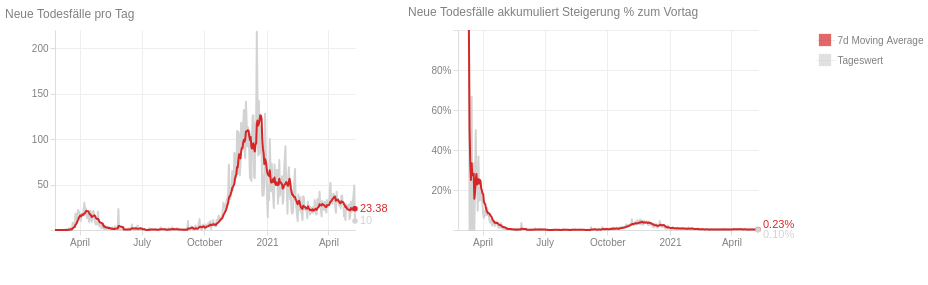

Vega-Lite specification stored for this chart:
### Vega-Lite specification from a JSON file in a GitHub repository (floating-point values rounded to 4 significant figures; data arrays with more than 128 entries replaced by an {"elided": "..."} marker saying what was removed)
{"$schema": "https://vega.github.io/schema/vega-lite/v5.json", "config": {"axis": {"domainColor": "#ddd", "grid": true, "gridColor": "#eee", "labelBound": true, "labelColor": "gray", "minExtent": 50, "tickColor": "#ddd"}, "title": {"anchor": "start", "color": "gray", "fontSize": 12, "fontWeight": "normal"}, "view": {"continuousHeight": 300, "continuousWidth": 400, "strokeWidth": 0}}, "data": {"name": "data-efd1b5fba4a5753476e2f655ea834a0b"}, "datasets": {"data-793b2339a016668726e02e8737965916": [{"label": "Tageswert"}, {"label": "7d Moving Average"}], "data-efd1b5fba4a5753476e2f655ea834a0b": {"elided": "431 records"}}, "hconcat": [{"layer": [{"encoding": {"tooltip": [{"field": "date", "type": "temporal"}, {"field": "diff", "type": "quantitative"}], "x": {"field": "date", "title": "", "type": "temporal"}, "y": {"field": "diff", "title": "", "type": "quantitative"}}, "height": 200, "mark": {"color": "lightgray", "size": 2, "strokeJoin": "round", "type": "line"}, "transform": [{"as": "date", "field": "dataTime", "timeUnit": "yearmonthdate"}, {"aggregate": [{"as": "max_total_death", "field": "total_death", "op": "max"}], "groupby": ["date"]}, {"frame": [-1, 0], "window": [{"as": "rolling_max", "field": "max_total_death", "op": "max"}, {"as": "rolling_min", "field": "max_total_death", "op": "min"}]}, {"as": "diff", "calculate": "datum.rolling_max - datum.rolling_min"}], "width": 300}, {"encoding": {"x": {"field": "date", "title": "", "type": "temporal"}, "y": {"field": "rolling_mean", "title": "", "type": "quantitative"}}, "height": 200, "mark": {"color": "#d62728", "size": 2, "strokeJoin": "round", "type": "line"}, "transform": [{"as": "date", "field": "dataTime", "timeUnit": "yearmonthdate"}, {"aggregate": [{"as": "max_total_death", "field": "total_death", "op": "max"}], "groupby": ["date"]}, {"frame": [-1, 0], "window": [{"as": "rolling_max", "field": "max_total_death", "op": "max"}, {"as": "rolling_min", "field": "max_total_death", "op": "min"}]}, {"as": "diff", "calculate": "datum.rolling_max - datum.rolling_min"}, {"frame": [-7, 0], "window": [{"as": "rolling_mean", "field": "diff", "op": "mean"}]}], "width": 300}, {"encoding": {"text": {"field": "diff", "type": "quantitative"}, "x": {"field": "date", "type": "temporal"}, "y": {"field": "diff", "title": "", "type": "quantitative"}}, "height": 200, "mark": {"align": "left", "color": "lightgray", "dx": 5, "type": "text"}, "transform": [{"as": "date", "field": "dataTime", "timeUnit": "yearmonthdate"}, {"aggregate": [{"as": "max_total_death", "field": "total_death", "op": "max"}], "groupby": ["date"]}, {"frame": [-1, 0], "window": [{"as": "rolling_max", "field": "max_total_death", "op": "max"}, {"as": "rolling_min", "field": "max_total_death", "op": "min"}]}, {"as": "diff", "calculate": "datum.rolling_max - datum.rolling_min"}, {"sort": [{"field": "date", "order": "descending"}], "window": [{"as": "rank", "field": "date", "op": "rank"}]}, {"filter": "(datum.rank === 1)"}], "width": 300}, {"encoding": {"x": {"field": "date", "type": "temporal"}, "y": {"field": "diff", "title": "", "type": "quantitative"}}, "height": 200, "mark": {"color": "lightgray", "opacity": 1, "type": "circle"}, "transform": [{"as": "date", "field": "dataTime", "timeUnit": "yearmonthdate"}, {"aggregate": [{"as": "max_total_death", "field": "total_death", "op": "max"}], "groupby": ["date"]}, {"frame": [-1, 0], "window": [{"as": "rolling_max", "field": "max_total_death", "op": "max"}, {"as": "rolling_min", "field": "max_total_death", "op": "min"}]}, {"as": "diff", "calculate": "datum.rolling_max - datum.rolling_min"}, {"sort": [{"field": "date", "order": "descending"}], "window": [{"as": "rank", "field": "date", "op": "rank"}]}, {"filter": "(datum.rank === 1)"}], "width": 300}, {"encoding": {"text": {"field": "rolling_mean", "format": ",.2f", "type": "quantitative"}, "x": {"field": "date", "type": "temporal"}, "y": {"field": "rolling_mean", "title": "", "type": "quantitative"}}, "height": 200, "mark": {"align": "left", "color": "#d62728", "dx": 5, "type": "text"}, "transform": [{"as": "date", "field": "dataTime", "timeUnit": "yearmonthdate"}, {"aggregate": [{"as": "max_total_death", "field": "total_death", "op": "max"}], "groupby": ["date"]}, {"frame": [-1, 0], "window": [{"as": "rolling_max", "field": "max_total_death", "op": "max"}, {"as": "rolling_min", "field": "max_total_death", "op": "min"}]}, {"as": "diff", "calculate": "datum.rolling_max - datum.rolling_min"}, {"frame": [-7, 0], "window": [{"as": "rolling_mean", "field": "diff", "op": "mean"}]}, {"sort": [{"field": "date", "order": "descending"}], "window": [{"as": "rank", "field": "date", "op": "rank"}]}, {"filter": "(datum.rank === 1)"}], "width": 300}, {"encoding": {"x": {"field": "date", "type": "temporal"}, "y": {"field": "rolling_mean", "title": "", "type": "quantitative"}}, "height": 200, "mark": {"color": "#d62728", "opacity": 1, "type": "circle"}, "transform": [{"as": "date", "field": "dataTime", "timeUnit": "yearmonthdate"}, {"aggregate": [{"as": "max_total_death", "field": "total_death", "op": "max"}], "groupby": ["date"]}, {"frame": [-1, 0], "window": [{"as": "rolling_max", "field": "max_total_death", "op": "max"}, {"as": "rolling_min", "field": "max_total_death", "op": "min"}]}, {"as": "diff", "calculate": "datum.rolling_max - datum.rolling_min"}, {"frame": [-7, 0], "window": [{"as": "rolling_mean", "field": "diff", "op": "mean"}]}, {"sort": [{"field": "date", "order": "descending"}], "window": [{"as": "rank", "field": "date", "op": "rank"}]}, {"filter": "(datum.rank === 1)"}], "width": 300}, {"encoding": {"tooltip": [{"field": "date", "title": "Datum", "type": "temporal"}, {"field": "rolling_mean", "title": "7d Moving Average", "type": "quantitative"}], "x": {"field": "date", "title": "", "type": "temporal"}, "y": {"field": "rolling_mean", "title": "", "type": "quantitative"}}, "height": 200, "mark": {"color": "#d62728", "opacity": 0, "size": 200, "type": "circle"}, "transform": [{"as": "date", "field": "dataTime", "timeUnit": "yearmonthdate"}, {"aggregate": [{"as": "max_total_death", "field": "total_death", "op": "max"}], "groupby": ["date"]}, {"frame": [-1, 0], "window": [{"as": "rolling_max", "field": "max_total_death", "op": "max"}, {"as": "rolling_min", "field": "max_total_death", "op": "min"}]}, {"as": "diff", "calculate": "datum.rolling_max - datum.rolling_min"}, {"frame": [-7, 0], "window": [{"as": "rolling_mean", "field": "diff", "op": "mean"}]}], "width": 300}, {"encoding": {"tooltip": [{"field": "date", "title": "Datum", "type": "temporal"}, {"field": "diff", "title": "Neue Todesfälle", "type": "quantitative"}], "x": {"field": "date", "title": "", "type": "temporal"}, "y": {"field": "diff", "title": "", "type": "quantitative"}}, "height": 200, "mark": {"color": "lightgray", "opacity": 0, "size": 200, "type": "circle"}, "transform": [{"as": "date", "field": "dataTime", "timeUnit": "yearmonthdate"}, {"aggregate": [{"as": "max_total_death", "field": "total_death", "op": "max"}], "groupby": ["date"]}, {"frame": [-1, 0], "window": [{"as": "rolling_max", "field": "max_total_death", "op": "max"}, {"as": "rolling_min", "field": "max_total_death", "op": "min"}]}, {"as": "diff", "calculate": "datum.rolling_max - datum.rolling_min"}], "width": 300}], "title": "Neue Todesfälle pro Tag"}, {"layer": [{"encoding": {"x": {"field": "date", "title": "", "type": "temporal"}, "y": {"axis": {"format": "%", "title": ""}, "field": "diff", "scale": {"domain": [0, 1]}, "type": "quantitative"}}, "height": 200, "mark": {"color": "lightgray", "size": 2, "strokeJoin": "round", "type": "line"}, "transform": [{"as": "date", "field": "dataTime", "timeUnit": "yearmonthdate"}, {"aggregate": [{"as": "max_total_death", "field": "total_death", "op": "max"}], "groupby": ["date"]}, {"frame": [-1, 0], "window": [{"as": "rolling_max", "field": "max_total_death", "op": "max"}, {"as": "rolling_min", "field": "max_total_death", "op": "min"}]}, {"as": "diff", "calculate": "(datum.rolling_max - datum.rolling_min) / datum.rolling_max"}], "width": 300}, {"encoding": {"x": {"field": "date", "title": "", "type": "temporal"}, "y": {"axis": {"format": "%", "title": ""}, "field": "rolling_mean", "type": "quantitative"}}, "height": 200, "mark": {"color": "#d62728", "size": 2, "strokeJoin": "round", "type": "line"}, "transform": [{"as": "date", "field": "dataTime", "timeUnit": "yearmonthdate"}, {"aggregate": [{"as": "max_total_death", "field": "total_death", "op": "max"}], "groupby": ["date"]}, {"frame": [-1, 0], "window": [{"as": "rolling_max", "field": "max_total_death", "op": "max"}, {"as": "rolling_min", "field": "max_total_death", "op": "min"}]}, {"as": "diff", "calculate": "(datum.rolling_max - datum.rolling_min) / datum.rolling_max"}, {"frame": [-7, 0], "window": [{"as": "rolling_mean", "field": "diff", "op": "mean"}]}], "width": 300}, {"encoding": {"text": {"field": "rolling_mean", "format": ".2%", "type": "quantitative"}, "x": {"field": "date", "type": "temporal"}, "y": {"field": "rolling_mean", "title": "", "type": "quantitative"}}, "height": 200, "mark": {"align": "left", "color": "#d62728", "dx": 5, "dy": -5, "type": "text"}, "transform": [{"as": "date", "field": "dataTime", "timeUnit": "yearmonthdate"}, {"aggregate": [{"as": "max_total_death", "field": "total_death", "op": "max"}], "groupby": ["date"]}, {"frame": [-1, 0], "window": [{"as": "rolling_max", "field": "max_total_death", "op": "max"}, {"as": "rolling_min", "field": "max_total_death", "op": "min"}]}, {"as": "diff", "calculate": "(datum.rolling_max - datum.rolling_min) / datum.rolling_max"}, {"frame": [-7, 0], "window": [{"as": "rolling_mean", "field": "diff", "op": "mean"}]}, {"sort": [{"field": "date", "order": "descending"}], "window": [{"as": "rank", "field": "date", "op": "rank"}]}, {"filter": "(datum.rank === 1)"}], "width": 300}, {"encoding": {"x": {"field": "date", "type": "temporal"}, "y": {"field": "rolling_mean", "title": "", "type": "quantitative"}}, "height": 200, "mark": {"color": "#d62728", "opacity": 1, "type": "circle"}, "transform": [{"as": "date", "field": "dataTime", "timeUnit": "yearmonthdate"}, {"aggregate": [{"as": "max_total_death", "field": "total_death", "op": "max"}], "groupby": ["date"]}, {"frame": [-1, 0], "window": [{"as": "rolling_max", "field": "max_total_death", "op": "max"}, {"as": "rolling_min", "field": "max_total_death", "op": "min"}]}, {"as": "diff", "calculate": "(datum.rolling_max - datum.rolling_min) / datum.rolling_max"}, {"frame": [-7, 0], "window": [{"as": "rolling_mean", "field": "diff", "op": "mean"}]}, {"sort": [{"field": "date", "order": "descending"}], "window": [{"as": "rank", "field": "date", "op": "rank"}]}, {"filter": "(datum.rank === 1)"}], "width": 300}, {"encoding": {"text": {"field": "diff", "format": ".2%", "type": "quantitative"}, "x": {"field": "date", "type": "temporal"}, "y": {"field": "diff", "title": "", "type": "quantitative"}}, "height": 200, "mark": {"align": "left", "color": "lightgray", "dx": 5, "dy": 5, "type": "text"}, "transform": [{"as": "date", "field": "dataTime", "timeUnit": "yearmonthdate"}, {"aggregate": [{"as": "max_total_death", "field": "total_death", "op": "max"}], "groupby": ["date"]}, {"frame": [-1, 0], "window": [{"as": "rolling_max", "field": "max_total_death", "op": "max"}, {"as": "rolling_min", "field": "max_total_death", "op": "min"}]}, {"as": "diff", "calculate": "(datum.rolling_max - datum.rolling_min) / datum.rolling_max"}, {"sort": [{"field": "date", "order": "descending"}], "window": [{"as": "rank", "field": "date", "op": "rank"}]}, {"filter": "(datum.rank === 1)"}], "width": 300}, {"encoding": {"x": {"field": "date", "type": "temporal"}, "y": {"field": "diff", "title": "", "type": "quantitative"}}, "height": 200, "mark": {"color": "lightgray", "opacity": 1, "type": "circle"}, "transform": [{"as": "date", "field": "dataTime", "timeUnit": "yearmonthdate"}, {"aggregate": [{"as": "max_total_death", "field": "total_death", "op": "max"}], "groupby": ["date"]}, {"frame": [-1, 0], "window": [{"as": "rolling_max", "field": "max_total_death", "op": "max"}, {"as": "rolling_min", "field": "max_total_death", "op": "min"}]}, {"as": "diff", "calculate": "(datum.rolling_max - datum.rolling_min) / datum.rolling_max"}, {"sort": [{"field": "date", "order": "descending"}], "window": [{"as": "rank", "field": "date", "op": "rank"}]}, {"filter": "(datum.rank === 1)"}], "width": 300}, {"encoding": {"tooltip": [{"field": "date", "title": "Datum", "type": "temporal"}, {"field": "rolling_mean", "format": ".2%", "title": "7d Moving Average", "type": "quantitative"}], "x": {"field": "date", "title": "", "type": "temporal"}, "y": {"field": "rolling_mean", "title": "", "type": "quantitative"}}, "height": 200, "mark": {"color": "#d62728", "opacity": 0, "size": 200, "type": "circle"}, "transform": [{"as": "date", "field": "dataTime", "timeUnit": "yearmonthdate"}, {"aggregate": [{"as": "max_total_death", "field": "total_death", "op": "max"}], "groupby": ["date"]}, {"frame": [-1, 0], "window": [{"as": "rolling_max", "field": "max_total_death", "op": "max"}, {"as": "rolling_min", "field": "max_total_death", "op": "min"}]}, {"as": "diff", "calculate": "(datum.rolling_max - datum.rolling_min) / datum.rolling_max"}, {"frame": [-7, 0], "window": [{"as": "rolling_mean", "field": "diff", "op": "mean"}]}], "width": 300}, {"encoding": {"tooltip": [{"field": "date", "title": "Datum", "type": "temporal"}, {"field": "diff", "format": ".2%", "title": "Steigerung %", "type": "quantitative"}], "x": {"field": "date", "title": "", "type": "temporal"}, "y": {"field": "diff", "title": "", "type": "quantitative"}}, "height": 200, "mark": {"color": "lightgray", "opacity": 0, "size": 200, "type": "circle"}, "transform": [{"as": "date", "field": "dataTime", "timeUnit": "yearmonthdate"}, {"aggregate": [{"as": "max_total_death", "field": "total_death", "op": "max"}], "groupby": ["date"]}, {"frame": [-1, 0], "window": [{"as": "rolling_max", "field": "max_total_death", "op": "max"}, {"as": "rolling_min", "field": "max_total_death", "op": "min"}]}, {"as": "diff", "calculate": "(datum.rolling_max - datum.rolling_min) / datum.rolling_max"}], "width": 300}], "title": "Neue Todesfälle akkumuliert Steigerung % zum Vortag"}, {"data": {"name": "data-793b2339a016668726e02e8737965916"}, "encoding": {"color": {"field": "label", "legend": null, "scale": {"domain": ["Tageswert", "7d Moving Average"], "range": ["lightgray", "#d62728"]}, "type": "nominal"}, "y": {"axis": {"domain": false, "orient": "right", "ticks": false}, "field": "label", "title": null, "type": "nominal"}}, "mark": {"size": 150, "type": "square"}}]}
